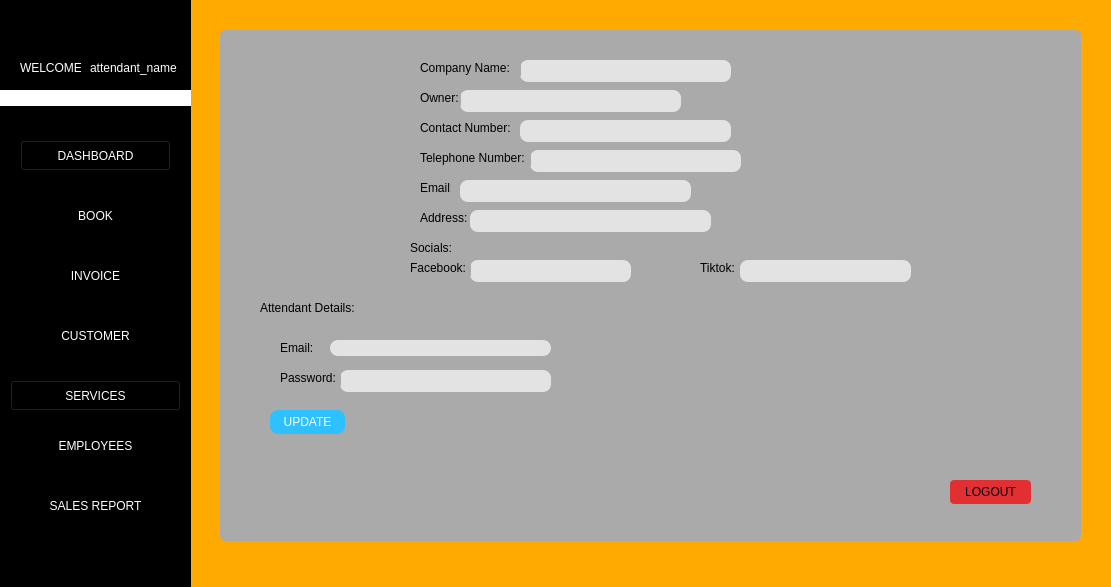
<?xml version="1.0" encoding="UTF-8"?>
<ui version="4.0">
 <class>Form</class>
 <widget class="QWidget" name="Form">
  <property name="geometry">
   <rect>
    <x>0</x>
    <y>0</y>
    <width>1111</width>
    <height>587</height>
   </rect>
  </property>
  <property name="windowTitle">
   <string>Form</string>
  </property>
  <property name="styleSheet">
   <string notr="true">background-color: rgb(255, 170, 0);</string>
  </property>
  <widget class="QLineEdit" name="txt_admin_password">
   <property name="geometry">
    <rect>
     <x>340</x>
     <y>370</y>
     <width>211</width>
     <height>22</height>
    </rect>
   </property>
   <property name="styleSheet">
    <string notr="true">background-color: rgb(227, 227, 227);
border-color: rgb(122, 122, 122);
border-radius: 8px;</string>
   </property>
   <property name="echoMode">
    <enum>QLineEdit::Password</enum>
   </property>
  </widget>
  <widget class="QLabel" name="label_17">
   <property name="geometry">
    <rect>
     <x>240</x>
     <y>50</y>
     <width>161</width>
     <height>171</height>
    </rect>
   </property>
   <property name="styleSheet">
    <string notr="true">background-color: rgb(170, 170, 170);</string>
   </property>
   <property name="text">
    <string/>
   </property>
   <property name="pixmap">
    <pixmap>img/Settings_logo.png</pixmap>
   </property>
  </widget>
  <widget class="QLineEdit" name="txt_admin_telnum">
   <property name="geometry">
    <rect>
     <x>530</x>
     <y>150</y>
     <width>211</width>
     <height>22</height>
    </rect>
   </property>
   <property name="styleSheet">
    <string notr="true">background-color: rgb(227, 227, 227);
border-color: rgb(122, 122, 122);
border-radius: 8px;</string>
   </property>
  </widget>
  <widget class="QLabel" name="label_42">
   <property name="geometry">
    <rect>
     <x>420</x>
     <y>210</y>
     <width>51</width>
     <height>16</height>
    </rect>
   </property>
   <property name="styleSheet">
    <string notr="true">background-color: rgb(170, 170, 170);</string>
   </property>
   <property name="text">
    <string>Address:</string>
   </property>
  </widget>
  <widget class="QLabel" name="label_43">
   <property name="geometry">
    <rect>
     <x>410</x>
     <y>240</y>
     <width>51</width>
     <height>16</height>
    </rect>
   </property>
   <property name="styleSheet">
    <string notr="true">background-color: rgb(170, 170, 170);</string>
   </property>
   <property name="text">
    <string>Socials:</string>
   </property>
  </widget>
  <widget class="QPushButton" name="btn_logout">
   <property name="geometry">
    <rect>
     <x>950</x>
     <y>480</y>
     <width>81</width>
     <height>24</height>
    </rect>
   </property>
   <property name="styleSheet">
    <string notr="true">background-color: rgb(225, 47, 50);
border-style: none;
border-radius: 4px;</string>
   </property>
   <property name="text">
    <string>LOGOUT</string>
   </property>
   <property name="icon">
    <iconset>
     <normaloff>img/logout.png</normaloff>img/logout.png</iconset>
   </property>
  </widget>
  <widget class="QLineEdit" name="txt_admin_comp">
   <property name="geometry">
    <rect>
     <x>520</x>
     <y>60</y>
     <width>211</width>
     <height>22</height>
    </rect>
   </property>
   <property name="styleSheet">
    <string notr="true">background-color: rgb(227, 227, 227);
border-color: rgb(122, 122, 122);
border-radius: 8px;</string>
   </property>
  </widget>
  <widget class="QLabel" name="label_19">
   <property name="geometry">
    <rect>
     <x>220</x>
     <y>30</y>
     <width>861</width>
     <height>511</height>
    </rect>
   </property>
   <property name="styleSheet">
    <string notr="true">background-color: rgb(170, 170, 170);
border-radius: 5px;
</string>
   </property>
   <property name="text">
    <string/>
   </property>
  </widget>
  <widget class="QLineEdit" name="txt_admin_contnum">
   <property name="geometry">
    <rect>
     <x>520</x>
     <y>120</y>
     <width>211</width>
     <height>22</height>
    </rect>
   </property>
   <property name="styleSheet">
    <string notr="true">background-color: rgb(227, 227, 227);
border-color: rgb(122, 122, 122);
border-radius: 8px;</string>
   </property>
  </widget>
  <widget class="QLabel" name="label_41">
   <property name="geometry">
    <rect>
     <x>420</x>
     <y>180</y>
     <width>31</width>
     <height>16</height>
    </rect>
   </property>
   <property name="styleSheet">
    <string notr="true">background-color: rgb(170, 170, 170);</string>
   </property>
   <property name="text">
    <string>Email:</string>
   </property>
  </widget>
  <widget class="QLabel" name="label_18">
   <property name="geometry">
    <rect>
     <x>420</x>
     <y>60</y>
     <width>101</width>
     <height>16</height>
    </rect>
   </property>
   <property name="styleSheet">
    <string notr="true">background-color: rgb(170, 170, 170);</string>
   </property>
   <property name="text">
    <string>Company Name:</string>
   </property>
  </widget>
  <widget class="QLineEdit" name="txt_admin_social1">
   <property name="geometry">
    <rect>
     <x>470</x>
     <y>260</y>
     <width>161</width>
     <height>22</height>
    </rect>
   </property>
   <property name="styleSheet">
    <string notr="true">background-color: rgb(227, 227, 227);
border-color: rgb(122, 122, 122);
border-radius: 8px;</string>
   </property>
  </widget>
  <widget class="QLabel" name="txt_show_email">
   <property name="geometry">
    <rect>
     <x>330</x>
     <y>340</y>
     <width>221</width>
     <height>16</height>
    </rect>
   </property>
   <property name="styleSheet">
    <string notr="true">background-color: rgb(227, 227, 227);
border-color: rgb(122, 122, 122);
border-radius: 8px;</string>
   </property>
   <property name="text">
    <string/>
   </property>
  </widget>
  <widget class="QLabel" name="label_21">
   <property name="geometry">
    <rect>
     <x>420</x>
     <y>120</y>
     <width>91</width>
     <height>16</height>
    </rect>
   </property>
   <property name="styleSheet">
    <string notr="true">background-color: rgb(170, 170, 170);</string>
   </property>
   <property name="text">
    <string>Contact Number:</string>
   </property>
  </widget>
  <widget class="QLabel" name="label_48">
   <property name="geometry">
    <rect>
     <x>260</x>
     <y>300</y>
     <width>101</width>
     <height>16</height>
    </rect>
   </property>
   <property name="styleSheet">
    <string notr="true">background-color: rgb(170, 170, 170);</string>
   </property>
   <property name="text">
    <string>Attendant Details:</string>
   </property>
  </widget>
  <widget class="QLineEdit" name="txt_admin_name">
   <property name="geometry">
    <rect>
     <x>460</x>
     <y>90</y>
     <width>221</width>
     <height>22</height>
    </rect>
   </property>
   <property name="styleSheet">
    <string notr="true">background-color: rgb(227, 227, 227);
border-color: rgb(122, 122, 122);
border-radius: 8px;</string>
   </property>
  </widget>
  <widget class="QLabel" name="label_46">
   <property name="geometry">
    <rect>
     <x>700</x>
     <y>260</y>
     <width>41</width>
     <height>16</height>
    </rect>
   </property>
   <property name="styleSheet">
    <string notr="true">background-color: rgb(170, 170, 170);</string>
   </property>
   <property name="text">
    <string>Tiktok:</string>
   </property>
  </widget>
  <widget class="QLabel" name="label_20">
   <property name="geometry">
    <rect>
     <x>420</x>
     <y>90</y>
     <width>41</width>
     <height>16</height>
    </rect>
   </property>
   <property name="styleSheet">
    <string notr="true">background-color: rgb(170, 170, 170);</string>
   </property>
   <property name="text">
    <string>Owner:</string>
   </property>
  </widget>
  <widget class="QLineEdit" name="txt_admin_email">
   <property name="geometry">
    <rect>
     <x>460</x>
     <y>180</y>
     <width>231</width>
     <height>22</height>
    </rect>
   </property>
   <property name="styleSheet">
    <string notr="true">background-color: rgb(227, 227, 227);
border-color: rgb(122, 122, 122);
border-radius: 8px;</string>
   </property>
  </widget>
  <widget class="QLabel" name="label_44">
   <property name="geometry">
    <rect>
     <x>410</x>
     <y>260</y>
     <width>61</width>
     <height>16</height>
    </rect>
   </property>
   <property name="styleSheet">
    <string notr="true">background-color: rgb(170, 170, 170);</string>
   </property>
   <property name="text">
    <string>Facebook:</string>
   </property>
  </widget>
  <widget class="QLineEdit" name="txt_admin_address">
   <property name="geometry">
    <rect>
     <x>470</x>
     <y>210</y>
     <width>241</width>
     <height>22</height>
    </rect>
   </property>
   <property name="styleSheet">
    <string notr="true">background-color: rgb(227, 227, 227);
border-color: rgb(122, 122, 122);
border-radius: 8px;</string>
   </property>
  </widget>
  <widget class="QLabel" name="label_51">
   <property name="geometry">
    <rect>
     <x>280</x>
     <y>340</y>
     <width>41</width>
     <height>16</height>
    </rect>
   </property>
   <property name="styleSheet">
    <string notr="true">background-color: rgb(170, 170, 170);</string>
   </property>
   <property name="text">
    <string>Email:</string>
   </property>
  </widget>
  <widget class="QLabel" name="label_52">
   <property name="geometry">
    <rect>
     <x>280</x>
     <y>370</y>
     <width>61</width>
     <height>16</height>
    </rect>
   </property>
   <property name="styleSheet">
    <string notr="true">background-color: rgb(170, 170, 170);</string>
   </property>
   <property name="text">
    <string>Password:</string>
   </property>
  </widget>
  <widget class="QLineEdit" name="txt_admin_social2">
   <property name="geometry">
    <rect>
     <x>740</x>
     <y>260</y>
     <width>171</width>
     <height>22</height>
    </rect>
   </property>
   <property name="styleSheet">
    <string notr="true">background-color: rgb(227, 227, 227);
border-color: rgb(122, 122, 122);
border-radius: 8px;</string>
   </property>
  </widget>
  <widget class="QPushButton" name="btn_admin_update">
   <property name="geometry">
    <rect>
     <x>270</x>
     <y>410</y>
     <width>75</width>
     <height>24</height>
    </rect>
   </property>
   <property name="styleSheet">
    <string notr="true">background-color: rgb(46, 192, 255);
color: rgb(255, 255, 255);
border-radius: 8px;</string>
   </property>
   <property name="text">
    <string>UPDATE</string>
   </property>
  </widget>
  <widget class="QLabel" name="label_40">
   <property name="geometry">
    <rect>
     <x>420</x>
     <y>150</y>
     <width>111</width>
     <height>16</height>
    </rect>
   </property>
   <property name="styleSheet">
    <string notr="true">background-color: rgb(170, 170, 170);</string>
   </property>
   <property name="text">
    <string>Telephone Number:</string>
   </property>
  </widget>
  <widget class="QLabel" name="label_2">
   <property name="geometry">
    <rect>
     <x>0</x>
     <y>90</y>
     <width>191</width>
     <height>16</height>
    </rect>
   </property>
   <property name="styleSheet">
    <string notr="true">background-color: rgb(255, 255, 255);</string>
   </property>
   <property name="text">
    <string/>
   </property>
  </widget>
  <widget class="QPushButton" name="btn_salesrep">
   <property name="geometry">
    <rect>
     <x>10</x>
     <y>490</y>
     <width>171</width>
     <height>31</height>
    </rect>
   </property>
   <property name="styleSheet">
    <string notr="true">border-style: none;
color: #fff;

color: rgb(255, 255, 255);
background-color: rgb(0, 0, 0);</string>
   </property>
   <property name="text">
    <string>SALES REPORT</string>
   </property>
  </widget>
  <widget class="QPushButton" name="btn_books">
   <property name="geometry">
    <rect>
     <x>20</x>
     <y>200</y>
     <width>151</width>
     <height>31</height>
    </rect>
   </property>
   <property name="styleSheet">
    <string notr="true">border-style: none;
color: #fff;
color: rgb(255, 255, 255);
background-color: rgb(0, 0, 0);

</string>
   </property>
   <property name="text">
    <string>BOOK</string>
   </property>
  </widget>
  <widget class="QLabel" name="label_32">
   <property name="geometry">
    <rect>
     <x>70</x>
     <y>20</y>
     <width>41</width>
     <height>41</height>
    </rect>
   </property>
   <property name="styleSheet">
    <string notr="true">border-style: none;
background-color: black;
</string>
   </property>
   <property name="text">
    <string/>
   </property>
   <property name="pixmap">
    <pixmap>img/ARMS_LGO(1).png</pixmap>
   </property>
   <property name="scaledContents">
    <bool>true</bool>
   </property>
  </widget>
  <widget class="QPushButton" name="btn_dashboard">
   <property name="geometry">
    <rect>
     <x>20</x>
     <y>140</y>
     <width>151</width>
     <height>31</height>
    </rect>
   </property>
   <property name="styleSheet">
    <string notr="true">color: rgb(255, 255, 255);
background-color: rgb(0, 0, 0);
</string>
   </property>
   <property name="text">
    <string>DASHBOARD</string>
   </property>
  </widget>
  <widget class="QPushButton" name="btn_settings">
   <property name="geometry">
    <rect>
     <x>0</x>
     <y>560</y>
     <width>31</width>
     <height>24</height>
    </rect>
   </property>
   <property name="styleSheet">
    <string notr="true">border-style: none;
color: rgb(255, 255, 255);
background-color: rgb(0, 0, 0);</string>
   </property>
   <property name="text">
    <string/>
   </property>
   <property name="icon">
    <iconset>
     <normaloff>img/settingsIM.png</normaloff>img/settingsIM.png</iconset>
   </property>
   <property name="iconSize">
    <size>
     <width>20</width>
     <height>20</height>
    </size>
   </property>
  </widget>
  <widget class="QPushButton" name="btn_invoice_2">
   <property name="geometry">
    <rect>
     <x>20</x>
     <y>260</y>
     <width>151</width>
     <height>31</height>
    </rect>
   </property>
   <property name="styleSheet">
    <string notr="true">border-style: none;
color: rgb(255, 255, 255);
background-color: rgb(0, 0, 0);</string>
   </property>
   <property name="text">
    <string>INVOICE</string>
   </property>
  </widget>
  <widget class="QLabel" name="label">
   <property name="geometry">
    <rect>
     <x>0</x>
     <y>0</y>
     <width>191</width>
     <height>591</height>
    </rect>
   </property>
   <property name="styleSheet">
    <string notr="true">background-color: rgb(0, 0, 0);</string>
   </property>
   <property name="text">
    <string/>
   </property>
  </widget>
  <widget class="QPushButton" name="btn_employees">
   <property name="geometry">
    <rect>
     <x>10</x>
     <y>430</y>
     <width>171</width>
     <height>31</height>
    </rect>
   </property>
   <property name="styleSheet">
    <string notr="true">border-style: none;
color: #fff;

color: rgb(255, 255, 255);
background-color: rgb(0, 0, 0);</string>
   </property>
   <property name="text">
    <string>EMPLOYEES</string>
   </property>
  </widget>
  <widget class="QLabel" name="label_12">
   <property name="geometry">
    <rect>
     <x>20</x>
     <y>60</y>
     <width>61</width>
     <height>16</height>
    </rect>
   </property>
   <property name="styleSheet">
    <string notr="true">color: rgb(255, 255, 255);
background-color: rgb(0, 0, 0);</string>
   </property>
   <property name="text">
    <string>WELCOME</string>
   </property>
  </widget>
  <widget class="QPushButton" name="btn_services">
   <property name="geometry">
    <rect>
     <x>10</x>
     <y>380</y>
     <width>171</width>
     <height>31</height>
    </rect>
   </property>
   <property name="styleSheet">
    <string notr="true">color: rgb(255, 255, 255);
background-color: rgb(0, 0, 0);
</string>
   </property>
   <property name="text">
    <string>SERVICES</string>
   </property>
  </widget>
  <widget class="QLabel" name="attendant_name">
   <property name="geometry">
    <rect>
     <x>90</x>
     <y>60</y>
     <width>91</width>
     <height>16</height>
    </rect>
   </property>
   <property name="styleSheet">
    <string notr="true">color: rgb(255, 255, 255);
background-color: rgb(0, 0, 0);</string>
   </property>
   <property name="text">
    <string>attendant_name</string>
   </property>
  </widget>
  <widget class="QPushButton" name="btn_customer">
   <property name="geometry">
    <rect>
     <x>20</x>
     <y>320</y>
     <width>151</width>
     <height>31</height>
    </rect>
   </property>
   <property name="styleSheet">
    <string notr="true">border-style: none;
color: #fff;
color: rgb(255, 255, 255);
background-color: rgb(0, 0, 0);
</string>
   </property>
   <property name="text">
    <string>CUSTOMER</string>
   </property>
  </widget>
  <zorder>label</zorder>
  <zorder>label_19</zorder>
  <zorder>txt_admin_password</zorder>
  <zorder>label_17</zorder>
  <zorder>txt_admin_telnum</zorder>
  <zorder>label_42</zorder>
  <zorder>label_43</zorder>
  <zorder>btn_logout</zorder>
  <zorder>txt_admin_comp</zorder>
  <zorder>txt_admin_contnum</zorder>
  <zorder>label_41</zorder>
  <zorder>label_18</zorder>
  <zorder>txt_admin_social1</zorder>
  <zorder>txt_show_email</zorder>
  <zorder>label_21</zorder>
  <zorder>label_48</zorder>
  <zorder>txt_admin_name</zorder>
  <zorder>label_46</zorder>
  <zorder>label_20</zorder>
  <zorder>txt_admin_email</zorder>
  <zorder>label_44</zorder>
  <zorder>txt_admin_address</zorder>
  <zorder>label_51</zorder>
  <zorder>label_52</zorder>
  <zorder>txt_admin_social2</zorder>
  <zorder>btn_admin_update</zorder>
  <zorder>label_40</zorder>
  <zorder>label_2</zorder>
  <zorder>btn_salesrep</zorder>
  <zorder>btn_books</zorder>
  <zorder>label_32</zorder>
  <zorder>btn_dashboard</zorder>
  <zorder>btn_settings</zorder>
  <zorder>btn_invoice_2</zorder>
  <zorder>btn_employees</zorder>
  <zorder>label_12</zorder>
  <zorder>btn_services</zorder>
  <zorder>attendant_name</zorder>
  <zorder>btn_customer</zorder>
 </widget>
 <resources/>
 <connections/>
</ui>
